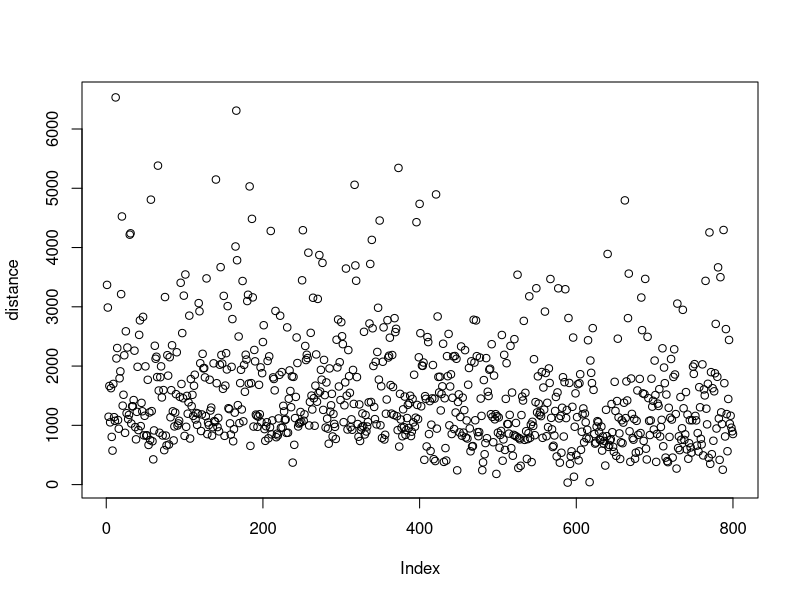
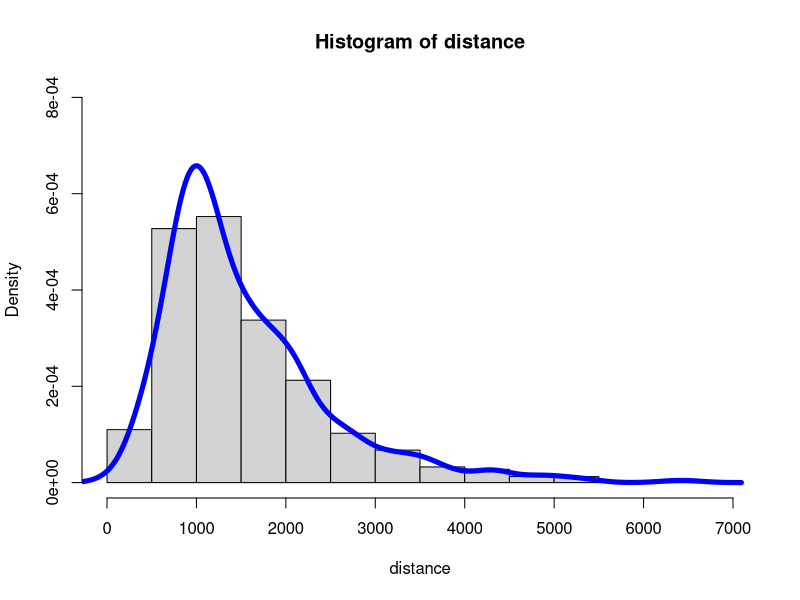

The R script that drew these images, in order:
FAA <- read.csv(file = "data/FAA.csv", header = TRUE)

attach(FAA)
mean(distance)
mean(height)
mean(speed_ground)

mean(pitch)
head(pitch)
pitch[1] <- -4043515
mean(pitch)
length(pitch)
length(FAA)
pitch.sorted <- sort(pitch)
round(pitch.sorted, 2)

pitch.sorted[c(400,401)]
mean(pitch.sorted[c(400,401)])
median(pitch.sorted)

height.sorted <- sort(height)
summary(height)
sort(height)[1:10]
round(pitch.sorted ,2)

mean(pitch, trim = 0.01)
mean(pitch)
median(pitch)
var(height)
sd(height)
sample(pitch)

pitch <- pitch[-1]
lower <- mean(pitch) - 2*sd(pitch)
upper <- mean(pitch) + 2*sd(pitch)

sum((pitch > lower) & pitch < upper)/length(pitch)

lower <- mean(distance)-1*sd(distance)
upper <- mean(distance)+1*sd(distance)
sum(distance > lower & distance < upper) / length(distance)
plot(distance)
quantile(distance, c(0.1, 0.25, 0.5, 0.75, 0.9))
hist(distance, freq = F, ylim = c(0, 0.0008))
lines(density(distance), lwd = 5, col = "blue")

